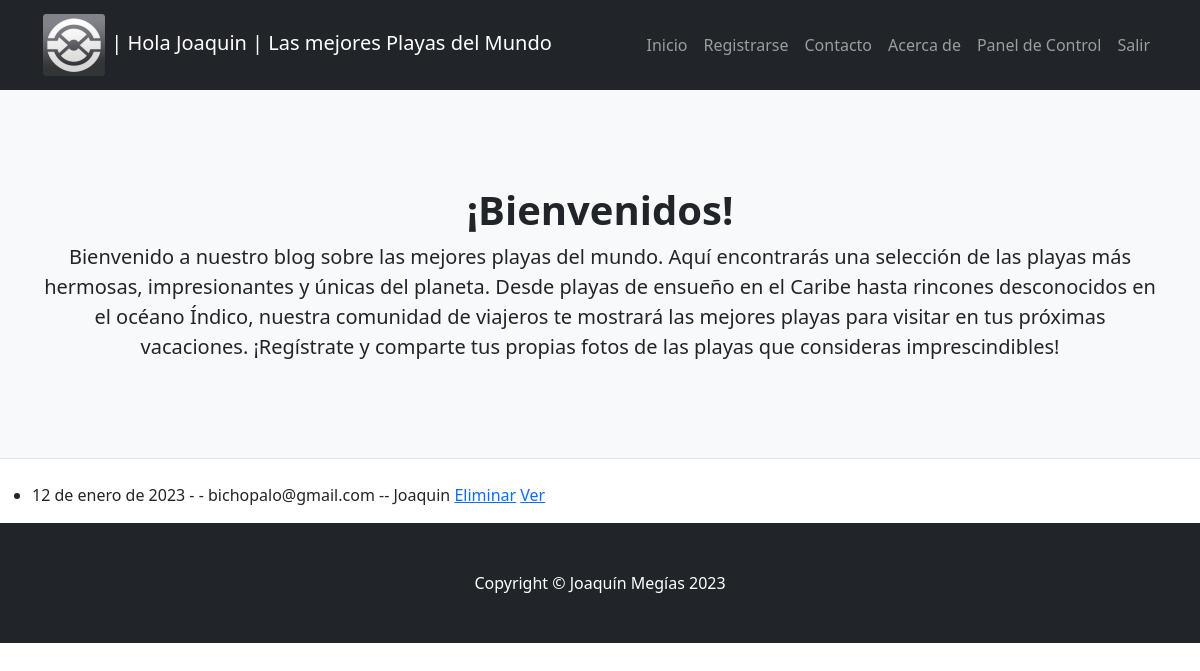
/final_app/mensajes/listar/ (signed in), run on the app's committed database.
### final_app/models.py (models this page shows)
class Avatar(models.Model):
    user = models.OneToOneField(to=User, on_delete=models.CASCADE, related_name="avatar")
    imagen = models.ImageField(upload_to="avatares", null="True", blank=True)

class Mensaje(models.Model):
    email = models.EmailField()
    nombre = models.CharField(max_length=100)
    texto = models.TextField(max_length=3000)
    enviado_el = models.DateField(auto_now_add=True)

### final_app/views.py (the view)
# urls.py: path('final_app/mensajes/listar/', MensajeListar.as_view(), name="final_app_mensajes_listar"),
class MensajeListar(LoginRequiredMixin, ListView):
    model = Mensaje

### final_app/templates/final_app/mensaje_list.html
{% extends 'final_app/base.html' %}
{% block contenido %}
<ul>
{% for mensaje in object_list %}
    <li>
        {{mensaje.enviado_el}} - - {{mensaje.email}} -- {{mensaje.nombre}}
        <a href="{% url 'final_app_mensajes_borrar' mensaje.id %}">Eliminar</a>
        <a href="{% url 'final_app_mensajes_detalle' mensaje.id %}">Ver</a>
    </li>
{% endfor %}
</ul>
{% endblock %}

### final_app/templates/final_app/base.html (shortened to what this page needs)
<!DOCTYPE html>
<html lang="en">
    <head>
        {% load static %}
        <link href="{% static 'final_app/css/styles.css' %}" rel="stylesheet" />
    </head>
    <body>
        <nav class="navbar navbar-expand-lg navbar-dark bg-dark">
            <div class="container">
                <a class="navbar-brand" href="{% url 'final_app_index' %}">
                    {% if user.is_authenticated and user.avatar.imagen %}
                    <img src="{{user.avatar.imagen.url}}" height="64">
                    {% endif %}
                    | Hola {{user.first_name}} |
                    Las mejores Playas del Mundo
                </a>
                <div class="collapse navbar-collapse" id="navbarSupportedContent">
                    <ul class="navbar-nav ms-auto mb-2 mb-lg-0">
                        <li class="nav-item"><a class="nav-link" href="{% url 'final_app_index' %}">Inicio</a></li>
                        <li class="nav-item"><a class="nav-link" href="{% url 'final_app_signup' %}">Registrarse</a></li>
                        <li class="nav-item"><a class="nav-link" href="{% url 'final_app_mensajes_crear' %}">Contacto</a></li>
                        <li class="nav-item"><a class="nav-link" href="{% url 'final_app_about' %}">Acerca de</a></li>
                        {% if user.is_authenticated %}
                            <li class="nav-item"><a class="nav-link" href="{% url 'final_app_listar' %}">Panel de Control</a></li>
                            <li class="nav-item"><a class="nav-link" href="{% url 'final_app_logout' %}">Salir</a></li>
                        {% else %}
                            <li class="nav-item"><a class="nav-link" href="{% url 'final_app_login' %}">Ingresar</a></li>
                        {% endif %}
                    </ul>
                </div>
            </div>
        </nav>
        <header class="py-5 bg-light border-bottom mb-4">
            <div class="container">
                <div class="text-center my-5">
                    <h1 class="fw-bolder">¡Bienvenidos!</h1>
                    <p class="lead mb-0">Bienvenido a nuestro blog sobre las mejores playas del mundo. Aquí encontrarás una selección de las playas más hermosas, impresionantes y únicas del planeta. Desde playas de ensueño en el Caribe hasta rincones desconocidos en el océano Índico, nuestra comunidad de viajeros te mostrará las mejores playas para visitar en tus próximas vacaciones. ¡Regístrate y comparte tus propias fotos de las playas que consideras imprescindibles!</p>
                </div>
            </div>
        </header>
       {% block contenido %} {% endblock %}
        <footer class="py-5 bg-dark">
            <div class="container"><p class="m-0 text-center text-white">Copyright &copy; Joaquín Megías 2023</p></div>
        </footer>
    </body>
</html>

### data on the page
Mensaje: enviado_el "12 de enero de 2023", email "bichopalo@gmail.com", nombre "Joaquin"

### other printed values
{{ user.first_name }} "Joaquin"
